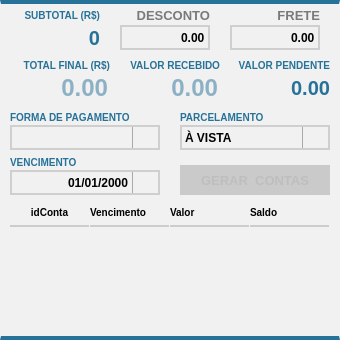
   <widget class="QFrame" name="fr_financeiroPedido">
    <property name="geometry">
     <rect>
      <x>640</x>
      <y>110</y>
      <width>340</width>
      <height>340</height>
     </rect>
    </property>
    <property name="styleSheet">
     <string notr="true">background: #F1F1F1;
border-top: 4px solid #277298;
border-bottom: 4px solid #277298;</string>
    </property>
    <property name="frameShape">
     <enum>QFrame::StyledPanel</enum>
    </property>
    <property name="frameShadow">
     <enum>QFrame::Raised</enum>
    </property>
    <widget class="QLineEdit" name="tx_Desconto">
     <property name="geometry">
      <rect>
       <x>120</x>
       <y>25</y>
       <width>90</width>
       <height>25</height>
      </rect>
     </property>
     <property name="focusPolicy">
      <enum>Qt::WheelFocus</enum>
     </property>
     <property name="styleSheet">
      <string notr="true">QLineEdit{
background: #F1F1F1;
border: 2px solid #CFCFCF;
color: #000;
font: 14px &quot;Arial&quot; ;
text-transform: uppercase;
font-weight: bold
}
QLineEdit:Focus {
border: 1px solid red;
}</string>
     </property>
     <property name="inputMask">
      <string/>
     </property>
     <property name="text">
      <string>0.00</string>
     </property>
     <property name="alignment">
      <set>Qt::AlignRight|Qt::AlignTrailing|Qt::AlignVCenter</set>
     </property>
     <property name="placeholderText">
      <string>R$ 0.00</string>
     </property>
    </widget>
    <widget class="QLabel" name="lb_FormVenda_9">
     <property name="geometry">
      <rect>
       <x>120</x>
       <y>5</y>
       <width>90</width>
       <height>20</height>
      </rect>
     </property>
     <property name="styleSheet">
      <string notr="true">QLabel{
font-size: 13px;
font-family: &quot;Arial&quot;;
font-weight: bold;
color: #7B7A7A;
border: none
}</string>
     </property>
     <property name="text">
      <string>DESCONTO</string>
     </property>
     <property name="alignment">
      <set>Qt::AlignRight|Qt::AlignTrailing|Qt::AlignVCenter</set>
     </property>
    </widget>
    <widget class="QLineEdit" name="tx_Frete">
     <property name="geometry">
      <rect>
       <x>230</x>
       <y>25</y>
       <width>90</width>
       <height>25</height>
      </rect>
     </property>
     <property name="focusPolicy">
      <enum>Qt::WheelFocus</enum>
     </property>
     <property name="styleSheet">
      <string notr="true">QLineEdit{
background: #F1F1F1;
border: 2px solid #CFCFCF;
color: #000;
font: 14px &quot;Arial&quot; ;
text-transform: uppercase;
font-weight: bold
}
QLineEdit:Focus {
border: 1px solid red;
}</string>
     </property>
     <property name="text">
      <string>0.00</string>
     </property>
     <property name="alignment">
      <set>Qt::AlignRight|Qt::AlignTrailing|Qt::AlignVCenter</set>
     </property>
     <property name="placeholderText">
      <string>R$ 0.00</string>
     </property>
    </widget>
    <widget class="QLabel" name="lb_FormVenda_10">
     <property name="geometry">
      <rect>
       <x>230</x>
       <y>5</y>
       <width>90</width>
       <height>20</height>
      </rect>
     </property>
     <property name="styleSheet">
      <string notr="true">QLabel{
font-size: 13px;
font-family: &quot;Arial&quot;;
font-weight: bold;
color: #7B7A7A;
border: none
}</string>
     </property>
     <property name="text">
      <string>FRETE</string>
     </property>
     <property name="alignment">
      <set>Qt::AlignRight|Qt::AlignTrailing|Qt::AlignVCenter</set>
     </property>
    </widget>
    <widget class="QLabel" name="lb_SubTotal">
     <property name="geometry">
      <rect>
       <x>0</x>
       <y>25</y>
       <width>100</width>
       <height>25</height>
      </rect>
     </property>
     <property name="styleSheet">
      <string notr="true">QLabel{
font-size: 20px;
font-family: &quot;Arial&quot;;
font-weight: bold;
color: #277298;
border: none
}</string>
     </property>
     <property name="text">
      <string>0</string>
     </property>
     <property name="alignment">
      <set>Qt::AlignRight|Qt::AlignTrailing|Qt::AlignVCenter</set>
     </property>
    </widget>
    <widget class="QLabel" name="lb_FormVenda_8">
     <property name="geometry">
      <rect>
       <x>0</x>
       <y>5</y>
       <width>100</width>
       <height>20</height>
      </rect>
     </property>
     <property name="styleSheet">
      <string notr="true">QLabel{
font-size: 10px;
font-family: &quot;Arial&quot;;
font-weight: bold;
color: #277298;
border: none
}</string>
     </property>
     <property name="text">
      <string>SUBTOTAL (R$)</string>
     </property>
     <property name="alignment">
      <set>Qt::AlignRight|Qt::AlignTrailing|Qt::AlignVCenter</set>
     </property>
    </widget>
    <widget class="QLabel" name="lb_FormVenda_12">
     <property name="geometry">
      <rect>
       <x>10</x>
       <y>55</y>
       <width>100</width>
       <height>20</height>
      </rect>
     </property>
     <property name="styleSheet">
      <string notr="true">QLabel{
font-size: 10px;
font-family: &quot;Arial&quot;;
font-weight: bold;
color: #277298;
border: none
}</string>
     </property>
     <property name="text">
      <string>TOTAL FINAL (R$)</string>
     </property>
     <property name="alignment">
      <set>Qt::AlignRight|Qt::AlignTrailing|Qt::AlignVCenter</set>
     </property>
    </widget>
    <widget class="QPushButton" name="bt_GerarParcela">
     <property name="enabled">
      <bool>false</bool>
     </property>
     <property name="geometry">
      <rect>
       <x>180</x>
       <y>165</y>
       <width>150</width>
       <height>30</height>
      </rect>
     </property>
     <property name="font">
      <font>
       <family>Tahoma</family>
       <pointsize>10</pointsize>
       <weight>75</weight>
       <bold>true</bold>
      </font>
     </property>
     <property name="cursor">
      <cursorShape>PointingHandCursor</cursorShape>
     </property>
     <property name="focusPolicy">
      <enum>Qt::NoFocus</enum>
     </property>
     <property name="contextMenuPolicy">
      <enum>Qt::ActionsContextMenu</enum>
     </property>
     <property name="styleSheet">
      <string notr="true">QPushButton {
background-color: #7AB32E;
background-position: center;
background-repeat: no-repeat;
border: none;
 }
QPushButton:disabled{
background-color: #CACACA;

 }
QPushButton:hover{
background-color: #40a286
}</string>
     </property>
     <property name="text">
      <string>GERAR  CONTAS</string>
     </property>
     <property name="iconSize">
      <size>
       <width>75</width>
       <height>35</height>
      </size>
     </property>
    </widget>
    <widget class="QLineEdit" name="tx_TotalFinal">
     <property name="enabled">
      <bool>false</bool>
     </property>
     <property name="geometry">
      <rect>
       <x>10</x>
       <y>75</y>
       <width>100</width>
       <height>25</height>
      </rect>
     </property>
     <property name="styleSheet">
      <string notr="true">
font-size: 24px;
font-family: &quot;Arial&quot;;
font-weight: bold;
color: #277298;
border: none

</string>
     </property>
     <property name="text">
      <string/>
     </property>
     <property name="alignment">
      <set>Qt::AlignRight|Qt::AlignTrailing|Qt::AlignVCenter</set>
     </property>
     <property name="readOnly">
      <bool>true</bool>
     </property>
     <property name="placeholderText">
      <string>0.00</string>
     </property>
    </widget>
    <widget class="QComboBox" name="cb_FormaPagamento">
     <property name="geometry">
      <rect>
       <x>10</x>
       <y>125</y>
       <width>150</width>
       <height>25</height>
      </rect>
     </property>
     <property name="styleSheet">
      <string notr="true">QComboBox{
background: #F1F1F1;
border: 2px solid #CFCFCF;
color: #000;
font: 12px &quot;Arial&quot; ;
text-transform: uppercase;
font-weight: bold;

}
QCombobox:on {
color: #000;
font: 10px &quot;Arial&quot; ;
text-transform: uppercase;
font-weight: bold;
}
QComboBox:Focus {
border: 1px solid red;
}
 QComboBox::drop-down {
     subcontrol-origin: padding;
     subcontrol-position: top right;
     width: 25px;

     border-left-width: 1px;
     border-left-color: darkgray;
     border-left-style: solid; /* just a single line */
     border-top-right-radius: 3px; /* same radius as the QComboBox */
     border-bottom-right-radius: 3px;

 }
QComboBox::down-arrow {
     image: url("+self.resourcepath('Images/down.png')+");
 }
QComboBox QAbstractItemView {
    border: 1px solid darkgray;
    selection-background-color: #40a286;
color: #000;
font: 10px &quot;Arial&quot; ;
text-transform: uppercase;
font-weight: bold;
}
</string>
     </property>
    </widget>
    <widget class="QLabel" name="lb_FormVenda_15">
     <property name="geometry">
      <rect>
       <x>10</x>
       <y>110</y>
       <width>150</width>
       <height>15</height>
      </rect>
     </property>
     <property name="layoutDirection">
      <enum>Qt::LeftToRight</enum>
     </property>
     <property name="styleSheet">
      <string notr="true">QLabel{
font-size: 10px;
font-family: &quot;Arial&quot;;
font-weight: bold;
color: #277298;
border: none
}</string>
     </property>
     <property name="text">
      <string>FORMA DE PAGAMENTO</string>
     </property>
     <property name="alignment">
      <set>Qt::AlignLeading|Qt::AlignLeft|Qt::AlignVCenter</set>
     </property>
    </widget>
    <widget class="QComboBox" name="cb_QtdeParcela">
     <property name="geometry">
      <rect>
       <x>180</x>
       <y>125</y>
       <width>150</width>
       <height>25</height>
      </rect>
     </property>
     <property name="styleSheet">
      <string notr="true">QComboBox{
background: #F1F1F1;
border: 2px solid #CFCFCF;
color: #000;
font: 12px &quot;Arial&quot; ;
text-transform: uppercase;
font-weight: bold;

}
QCombobox:on {
color: #000;
font: 10px &quot;Arial&quot; ;
text-transform: uppercase;
font-weight: bold;
}
QComboBox:Focus {
border: 1px solid red;
}
 QComboBox::drop-down {
     subcontrol-origin: padding;
     subcontrol-position: top right;
     width: 25px;

     border-left-width: 1px;
     border-left-color: darkgray;
     border-left-style: solid; /* just a single line */
     border-top-right-radius: 3px; /* same radius as the QComboBox */
     border-bottom-right-radius: 3px;

 }
QComboBox::down-arrow {
     image: url("+self.resourcepath('Images/down.png')+");
 }
QComboBox QAbstractItemView {
    border: 1px solid darkgray;
    selection-background-color: #40a286;
color: #000;
font: 10px &quot;Arial&quot; ;
text-transform: uppercase;
font-weight: bold;
}
</string>
     </property>
     <item>
      <property name="text">
       <string>À VISTA</string>
      </property>
     </item>
     <item>
      <property name="text">
       <string>ENTRADA + 01</string>
      </property>
     </item>
     <item>
      <property name="text">
       <string>ENTRADA + 02</string>
      </property>
     </item>
     <item>
      <property name="text">
       <string>ENTRADA + 03</string>
      </property>
     </item>
    </widget>
    <widget class="QLabel" name="lb_FormVenda_16">
     <property name="geometry">
      <rect>
       <x>180</x>
       <y>110</y>
       <width>150</width>
       <height>15</height>
      </rect>
     </property>
     <property name="layoutDirection">
      <enum>Qt::LeftToRight</enum>
     </property>
     <property name="styleSheet">
      <string notr="true">QLabel{
font-size: 10px;
font-family: &quot;Arial&quot;;
font-weight: bold;
color: #277298;
border: none
}</string>
     </property>
     <property name="text">
      <string>PARCELAMENTO</string>
     </property>
     <property name="alignment">
      <set>Qt::AlignLeading|Qt::AlignLeft|Qt::AlignVCenter</set>
     </property>
    </widget>
    <widget class="QDateEdit" name="dt_Vencimento">
     <property name="geometry">
      <rect>
       <x>10</x>
       <y>170</y>
       <width>150</width>
       <height>25</height>
      </rect>
     </property>
     <property name="styleSheet">
      <string notr="true">QDateEdit {
background: #F1F1F1;
border: 2px solid #CFCFCF;
color: #000;
font: 14px &quot;Arial&quot; ;
text-transform: uppercase;
font-weight: bold
}
 QDateEdit::drop-down {
     subcontrol-origin: padding;
     subcontrol-position: top right;
     width: 25px;
     border-left-width: 1px;
     border-left-color: darkgray;
     border-left-style: solid; /* just a single line */
     border-top-right-radius: 3px; /* same radius as the QComboBox */
     border-bottom-right-radius: 3px;
 }
QDateEdit::down-arrow {
     image: url("+self.resourcepath('Images/down.png')+");
 }
QCalendarWidget QAbstractItemView:enabled 
  {
border: none;
  	font-size:13px;  
  	color: #000;  
  	background-color: #F1F1F1;  
  	selection-background-color: rgb(64, 64, 64); 
  	selection-color: rgb(0, 255, 0); 
  }
QCalendarWidget QToolButton {
	border: none;
  	color: #000
  }

 QCalendarWidget QMenu {
  	width: 150px;
  	left: 20px;
  	color: white;
  	font-size: 18px;
  	background-color: rgb(100, 100, 100);
  }
QCalendarWidget QWidget#qt_calendar_navigationbar
{ 
border: none;
}
</string>
     </property>
     <property name="alignment">
      <set>Qt::AlignRight|Qt::AlignTrailing|Qt::AlignVCenter</set>
     </property>
     <property name="displayFormat">
      <string>dd/MM/yyyy</string>
     </property>
     <property name="calendarPopup">
      <bool>true</bool>
     </property>
    </widget>
    <widget class="QLabel" name="lb_FormVenda_24">
     <property name="geometry">
      <rect>
       <x>10</x>
       <y>155</y>
       <width>150</width>
       <height>15</height>
      </rect>
     </property>
     <property name="styleSheet">
      <string notr="true">QLabel{
font-size: 10px;
font-family: &quot;Arial&quot;;
font-weight: bold;
color: #277298;
border: none
}</string>
     </property>
     <property name="text">
      <string>VENCIMENTO</string>
     </property>
     <property name="alignment">
      <set>Qt::AlignLeading|Qt::AlignLeft|Qt::AlignVCenter</set>
     </property>
    </widget>
    <widget class="QLabel" name="lb_FormVenda_11">
     <property name="geometry">
      <rect>
       <x>230</x>
       <y>55</y>
       <width>100</width>
       <height>20</height>
      </rect>
     </property>
     <property name="styleSheet">
      <string notr="true">QLabel{
font-size: 10px;
font-family: &quot;Arial&quot;;
font-weight: bold;
color: #277298;
border: none
}</string>
     </property>
     <property name="text">
      <string>VALOR PENDENTE</string>
     </property>
     <property name="alignment">
      <set>Qt::AlignRight|Qt::AlignTrailing|Qt::AlignVCenter</set>
     </property>
    </widget>
    <widget class="QLabel" name="lb_ValorPendente">
     <property name="geometry">
      <rect>
       <x>230</x>
       <y>75</y>
       <width>100</width>
       <height>25</height>
      </rect>
     </property>
     <property name="styleSheet">
      <string notr="true">QLabel{
font-size: 20px;
font-family: &quot;Arial&quot;;
font-weight: bold;
color: #277298;
border: none
}</string>
     </property>
     <property name="text">
      <string>0.00</string>
     </property>
     <property name="alignment">
      <set>Qt::AlignRight|Qt::AlignTrailing|Qt::AlignVCenter</set>
     </property>
    </widget>
    <widget class="QTableWidget" name="tb_Parcelas">
     <property name="geometry">
      <rect>
       <x>10</x>
       <y>200</y>
       <width>320</width>
       <height>130</height>
      </rect>
     </property>
     <property name="styleSheet">
      <string notr="true">QTableView{
font-family: &quot;Tahoma&quot;;
color: #28292A;
font-size: 12px;
background: #F1F1F1;
border: none
}
QHeaderView:section{
background: #F1F1F1;
padding: 3px 0 ;
font-size: 10px;
font-family: &quot;Arial&quot;;
font-weight: bold;
color: #000;
border: none;
border-bottom: 2px solid #CCC;
text-transform: uppercase;
margin: 0 1px 0 0;
}
QTableView::item {
border-bottom: 1px solid #CCC;
padding: 1px;
margin: 0 1px 0 0;

}
QTableView QAbstractItemView {
    border: none;
	background: #F1F1F1;

}
</string>
     </property>
     <property name="verticalScrollBarPolicy">
      <enum>Qt::ScrollBarAlwaysOff</enum>
     </property>
     <property name="horizontalScrollBarPolicy">
      <enum>Qt::ScrollBarAlwaysOff</enum>
     </property>
     <property name="sizeAdjustPolicy">
      <enum>QAbstractScrollArea::AdjustToContents</enum>
     </property>
     <property name="showGrid">
      <bool>false</bool>
     </property>
     <attribute name="horizontalHeaderDefaultSectionSize">
      <number>80</number>
     </attribute>
     <attribute name="horizontalHeaderMinimumSectionSize">
      <number>40</number>
     </attribute>
     <attribute name="verticalHeaderVisible">
      <bool>false</bool>
     </attribute>
     <attribute name="verticalHeaderDefaultSectionSize">
      <number>25</number>
     </attribute>
     <column>
      <property name="text">
       <string>idConta</string>
      </property>
     </column>
     <column>
      <property name="text">
       <string>Vencimento</string>
      </property>
      <property name="font">
       <font>
        <family>Tahoma</family>
        <pointsize>10</pointsize>
        <weight>75</weight>
        <bold>true</bold>
       </font>
      </property>
      <property name="textAlignment">
       <set>AlignLeading|AlignVCenter</set>
      </property>
     </column>
     <column>
      <property name="text">
       <string>Valor</string>
      </property>
      <property name="font">
       <font>
        <family>Tahoma</family>
        <pointsize>10</pointsize>
        <weight>75</weight>
        <bold>true</bold>
       </font>
      </property>
      <property name="textAlignment">
       <set>AlignLeading|AlignVCenter</set>
      </property>
     </column>
     <column>
      <property name="text">
       <string>Saldo</string>
      </property>
      <property name="font">
       <font>
        <family>Tahoma</family>
        <pointsize>10</pointsize>
        <weight>75</weight>
        <bold>true</bold>
       </font>
      </property>
      <property name="textAlignment">
       <set>AlignLeading|AlignVCenter</set>
      </property>
     </column>
     <column>
      <property name="text">
       <string>Receber</string>
      </property>
      <property name="font">
       <font>
        <family>Tahoma</family>
        <pointsize>10</pointsize>
        <weight>75</weight>
        <bold>true</bold>
       </font>
      </property>
      <property name="textAlignment">
       <set>AlignLeading|AlignVCenter</set>
      </property>
     </column>
    </widget>
    <widget class="QLineEdit" name="tx_valorRecebido">
     <property name="enabled">
      <bool>false</bool>
     </property>
     <property name="geometry">
      <rect>
       <x>120</x>
       <y>75</y>
       <width>100</width>
       <height>25</height>
      </rect>
     </property>
     <property name="styleSheet">
      <string notr="true">
font-size: 24px;
font-family: &quot;Arial&quot;;
font-weight: bold;
color: #277298;
border: none

</string>
     </property>
     <property name="text">
      <string/>
     </property>
     <property name="alignment">
      <set>Qt::AlignRight|Qt::AlignTrailing|Qt::AlignVCenter</set>
     </property>
     <property name="readOnly">
      <bool>true</bool>
     </property>
     <property name="placeholderText">
      <string>0.00</string>
     </property>
    </widget>
    <widget class="QLabel" name="lb_FormVenda_13">
     <property name="geometry">
      <rect>
       <x>120</x>
       <y>55</y>
       <width>100</width>
       <height>20</height>
      </rect>
     </property>
     <property name="styleSheet">
      <string notr="true">QLabel{
font-size: 10px;
font-family: &quot;Arial&quot;;
font-weight: bold;
color: #277298;
border: none
}</string>
     </property>
     <property name="text">
      <string>VALOR RECEBIDO</string>
     </property>
     <property name="alignment">
      <set>Qt::AlignRight|Qt::AlignTrailing|Qt::AlignVCenter</set>
     </property>
    </widget>
   </widget>
